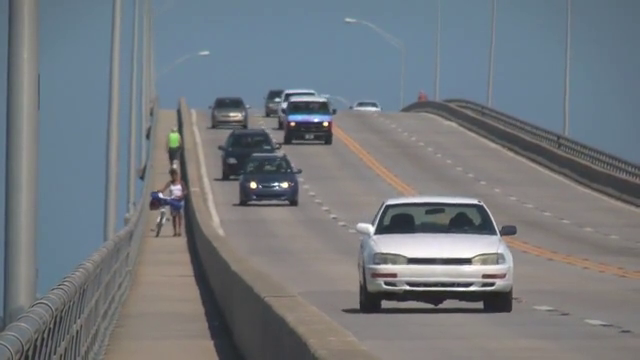
#> input picture frame 91 of Vision/Machine learning/Clustering/slow_traffic_small.mp4, 640 x 360 px, given in place of the camera
$ python color_filter.py
#> lines starting #> are read from the running program, lines starting #| are printed output that depends on the picture; after the words box and inside, x2 and y2 are one past the last pixel; in counts of white or black regions, pixels touching at a corner belong together
'''
http://docs.opencv.org/3.1.0/d4/d13/tutorial_py_filtering.html
bluring and smoothing removing the noise from video
 we are removing other color expect red

As in one-dimensional signals, images also can be filtered with various low-pass filters(LPF), high-pass filters(HPF) etc. LPF helps in removing noises, blurring the images etc
HPF filters helps in finding edges in the image
'''
import cv2
import numpy as np

cap = cv2.VideoCapture(0)
fourcc=cv2.VideoWriter_fourcc(*'XVID')
out=cv2.VideoWriter('color_filter.avi', fourcc,20.0,(640,480))

while(1):
    _, frame = cap.read()  #_ output we dont want
#> frame is the input picture: shape (360, 640, 3); mean B, G, R 126.6, 121.2, 115.7
    hsv = cv2.cvtColor(frame, cv2.COLOR_BGR2HSV) #hsv color
#> hsv: shape (360, 640, 3); mean H, S, V 67.8, 39.8, 131.8


    lower_red = np.array([10,0,0])
    upper_red = np.array([155,255,180])

    mask = cv2.inRange(hsv, lower_red, upper_red)
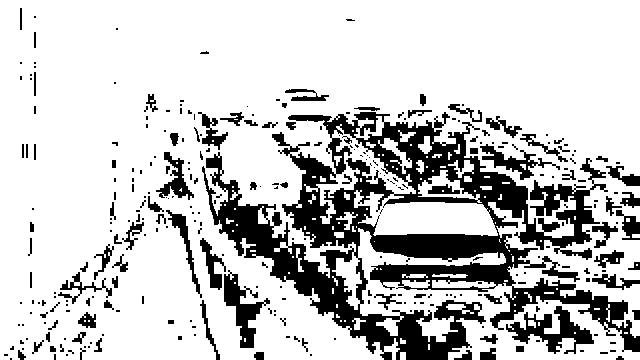
#> mask: shape (360, 640); 78.4% white; 298 black regions (203 under 20 px), largest, box (x1, y1, x2, y2) and area: (202, 112, 640, 360) 35072, (506, 306, 594, 354) 1608, (224, 270, 270, 348) 1312
    res = cv2.bitwise_and(frame,frame, mask= mask)
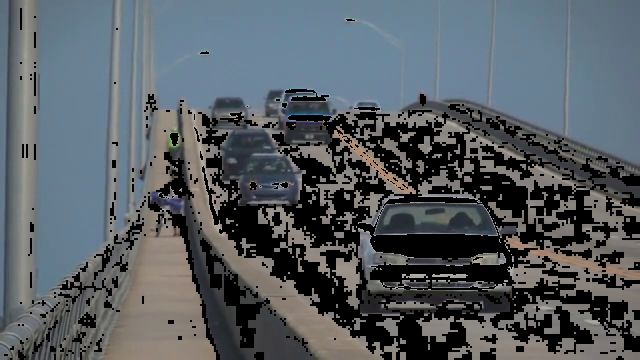
#> res: shape (360, 640, 3); mean B, G, R 98.3, 92.8, 86.1
    out.write(res)
    kernel=np.ones((15,15),np.float32)/225
    smooethed=cv2.filter2D(res,-1,kernel)
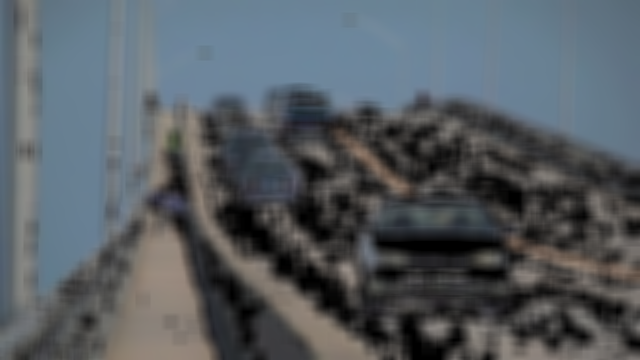
#> smooethed: shape (360, 640, 3); mean B, G, R 98.3, 92.8, 86.1
    blur = cv2.GaussianBlur(res,(15,15),0)
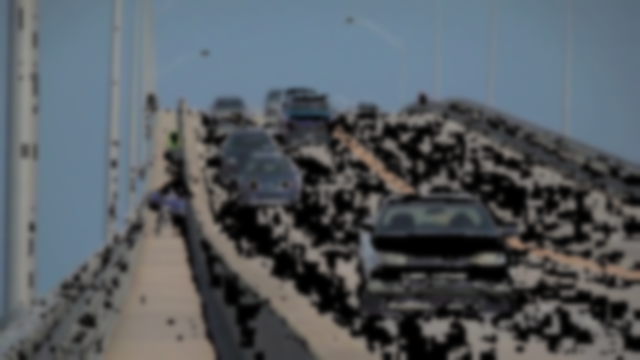
#> blur: shape (360, 640, 3); mean B, G, R 98.3, 92.8, 86.1

    median = cv2.medianBlur(res,15) # 15 is kernel size
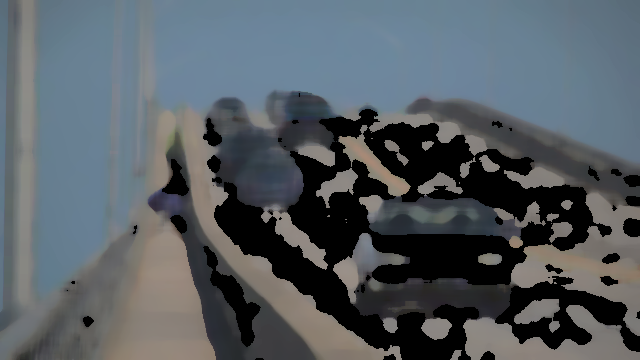
#> median: shape (360, 640, 3); mean B, G, R 98.5, 92.8, 85.5
    bilateral = cv2.bilateralFilter(res,15,75,75)
    cv2.imshow('bilateral Blur',bilateral)
    cv2.imshow('Median Blur',median)
    cv2.imshow('Gaussian Blurring',blur)
    cv2.imshow('frame',frame)
    cv2.imshow('mask',mask)
    cv2.imshow('smooethed',res)

    k = cv2.waitKey(5) & 0xFF
#> (key Esc is pressed here)
    if k == 27:
        break

out.release()
cap.release()
cv2.destroyAllWindows()

$ run again, starting later in the video
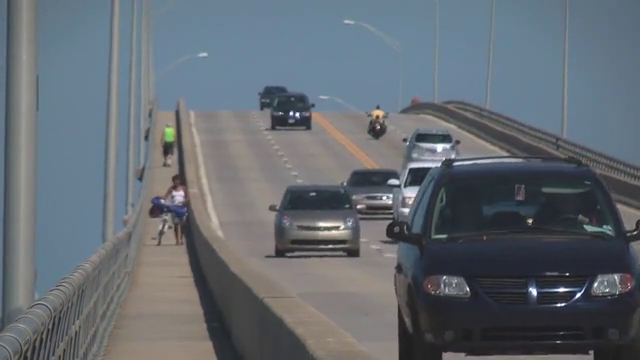
#> input picture frame 411 of Vision/Machine learning/Clustering/slow_traffic_small.mp4, 640 x 360 px, given in place of the camera
#> frame is the input picture: shape (360, 640, 3); mean B, G, R 113.8, 106.6, 99.3
#> hsv: shape (360, 640, 3); mean H, S, V 81.8, 45.5, 117.3
#> `mask = cv2.inRange(hsv, lower_red, upper_red)`:
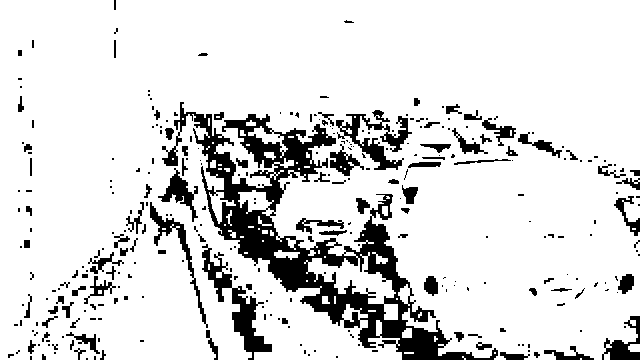
#> mask: shape (360, 640); 86.3% white; 301 black regions (201 under 20 px), largest, box (x1, y1, x2, y2) and area: (162, 102, 498, 360) 16842, (202, 244, 272, 360) 1932, (336, 110, 412, 170) 1571
#> `median = cv2.medianBlur(res,15)`:
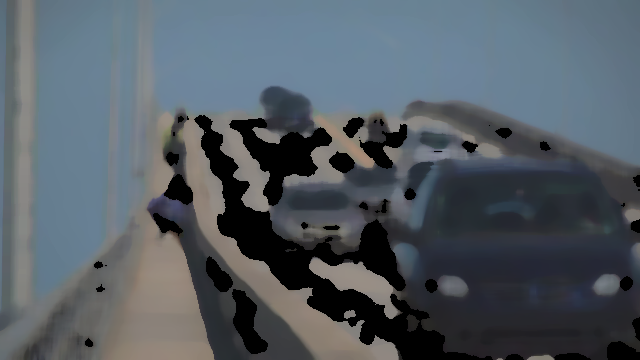
#> median: shape (360, 640, 3); mean B, G, R 100, 92.3, 83.8

$ run again, starting later in the video
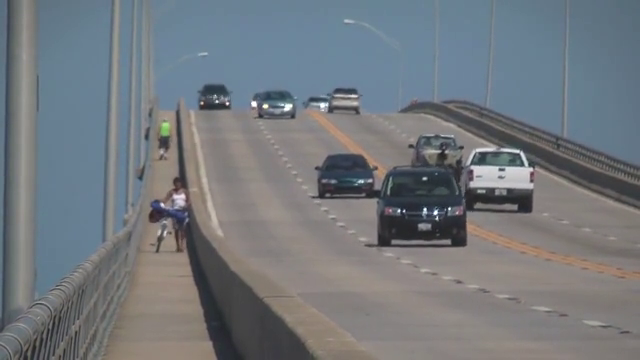
#> input picture frame 731 of Vision/Machine learning/Clustering/slow_traffic_small.mp4, 640 x 360 px, given in place of the camera
#> frame is the input picture: shape (360, 640, 3); mean B, G, R 125.5, 120.3, 115.1
#> hsv: shape (360, 640, 3); mean H, S, V 66.1, 39.7, 130.9
#> `mask = cv2.inRange(hsv, lower_red, upper_red)`:
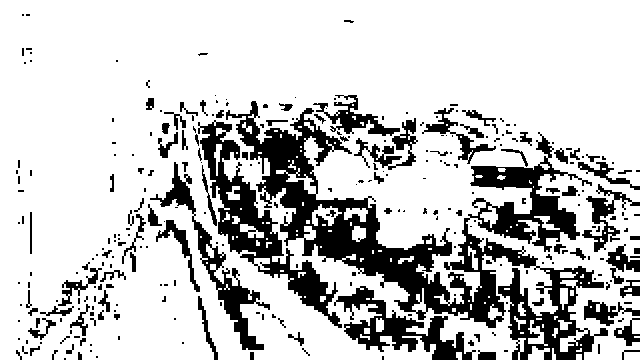
#> mask: shape (360, 640); 78.4% white; 285 black regions (183 under 20 px), largest, box (x1, y1, x2, y2) and area: (226, 101, 608, 360) 23926, (198, 120, 342, 328) 6093, (334, 286, 476, 360) 3372
#> `median = cv2.medianBlur(res,15)`:
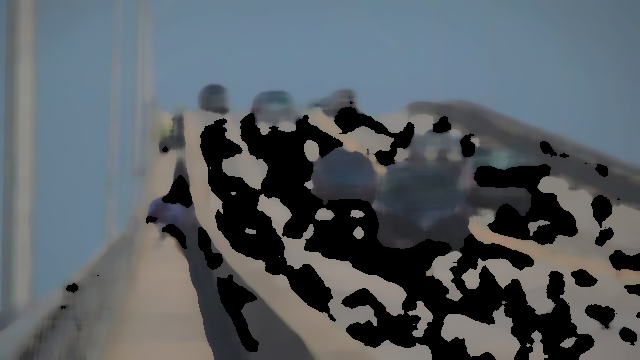
#> median: shape (360, 640, 3); mean B, G, R 99.5, 93.9, 86.7
